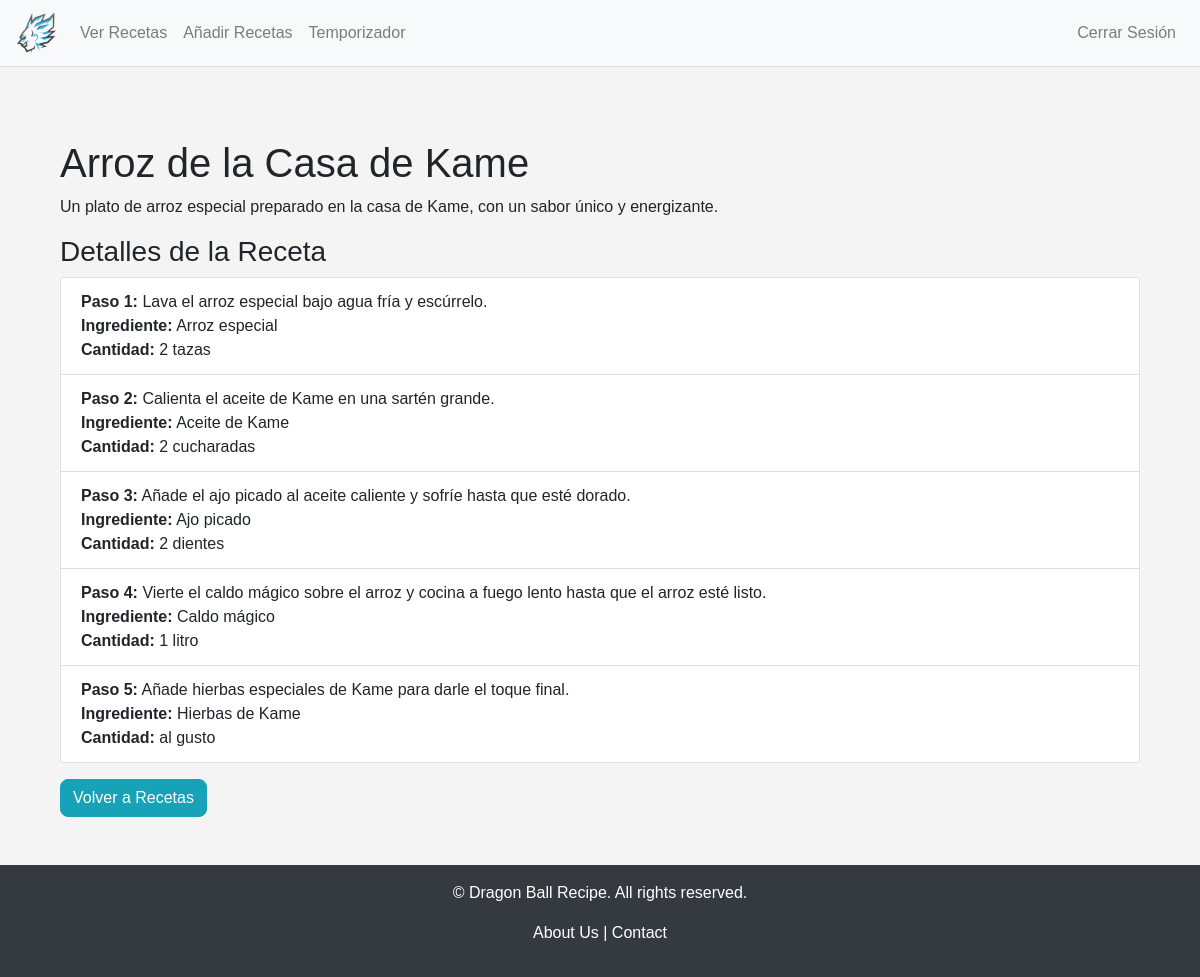
Screenshot of /recipe/2 (signed in) with the database file from the repository.
### tables this page shows
CREATE TABLE recipes (
    id INTEGER PRIMARY KEY AUTOINCREMENT,
    name TEXT NOT NULL,
    description TEXT
);

CREATE TABLE recipe_details (
    id INTEGER PRIMARY KEY AUTOINCREMENT,
    recipe_id INTEGER NOT NULL,
    ingredient TEXT NOT NULL,
    quantity TEXT NOT NULL,
    step_number INTEGER NOT NULL,
    step_description TEXT NOT NULL,
    FOREIGN KEY (recipe_id) REFERENCES recipes (id)
);

### app.py (the view)
@app.route('/recipe/<int:recipe_id>')
def recipe_detail(recipe_id):
    if 'user_id' not in session:
        return redirect(url_for('login'))
    conn = sqlite3.connect('recipes.db')
    conn.row_factory = sqlite3.Row
    cur = conn.cursor()
    cur.execute("SELECT * FROM recipes WHERE id = ?", (recipe_id,))
    recipe = cur.fetchone()
    cur.execute("SELECT * FROM recipe_details WHERE recipe_id = ?", (recipe_id,))
    details = cur.fetchall()
    conn.close()
    return render_template('recipe_detail.html', recipe=recipe, details=details)

### templates/recipe_detail.html (shortened to what this page needs)
{% extends 'layout.html' %}
{% block content %}
    <div class="container mt-5">
        <h1>{{ recipe.name }}</h1>
        <p>{{ recipe.description }}</p>
        <h3>Detalles de la Receta</h3>
        <ul class="list-group">
            {% for detail in details %}
                <li class="list-group-item">
                    <strong>Paso {{ detail.step_number }}:</strong> {{ detail.step_description }}<br>
                    <strong>Ingrediente:</strong> {{ detail.ingredient }}<br>
                    <strong>Cantidad:</strong> {{ detail.quantity }}
                </li>
            {% endfor %}
        </ul>
        <a href="{{ url_for('recipes') }}" class="btn btn-info mt-3">Volver a Recetas</a>
    </div>
{% endblock %}

### templates/layout.html (shortened to what this page needs)
<!DOCTYPE html>
<html lang="es">
<head>
    <link href="https://maxcdn.bootstrapcdn.com/bootstrap/4.5.2/css/bootstrap.min.css" rel="stylesheet">
    <link rel="stylesheet" href="../static/css/styles.css">
</head>
<body>
    <nav class="navbar navbar-expand-lg navbar-light bg-light">
        <a class="navbar-brand" href="{{ url_for('index') }}">
            <img src="../static/images/icons8-vegeta-240.png" alt="Dragon Ball Recipes" style="max-height: 40px;">
        </a>
        <div class="collapse navbar-collapse">
            <ul class="navbar-nav mr-auto">
                {% if 'user_id' in session %}
                    <li class="nav-item">
                        <a class="nav-link" href="{{ url_for('recipes') }}">Ver Recetas</a>
                    </li>
                    <li class="nav-item">
                        <a class="nav-link" href="{{ url_for('add_recipe') }}">Añadir Recetas</a>
                    </li>
                    <li class="nav-item">
                        <a class="nav-link" href="{{ url_for('temporizador') }}">Temporizador</a>
                    </li>
                {% endif %}
            </ul>
            <ul class="navbar-nav ml-auto">
                {% if 'user_id' in session %}
                    <li class="nav-item">
                        <a class="nav-link" href="{{ url_for('logout') }}">Cerrar Sesión</a>
                    </li>
                {% endif %}
            </ul>
        </div>
    </nav>
    <div class="container mt-4">
        {% block content %}{% endblock %}
    </div>
    <footer class="mt-5 bg-dark text-white text-center py-3">
        <p>&copy; {{ current_year }} Dragon Ball Recipe. All rights reserved.</p>
        <p><a href="{{ url_for('about') }}" class="text-white">About Us</a> | <a href="{{ url_for('contact') }}" class="text-white">Contact</a></p>
    </footer>
</body>
</html>

### static/css/styles.css (style rules this page uses)
body { background-color: #f4f4f4; font-family: Arial, sans-serif; display: flex; flex-direction: column; min-height: 100vh; margin: 0; }
.navbar { position: sticky; top: 0; z-index: 1000; background-color: #ffffff; border-bottom: 1px solid #ddd; }
.container { margin-top: 30px; }
.btn-primary, .btn-info, .btn-secondary, .btn-danger { border-radius: 0.5rem; font-size: 1rem; }
footer { background-color: #f8f9fa; text-align: center; padding: 1rem; margin-top: auto; }

### rows the page displays
recipes: name "Arroz de la Casa de Kame", description "Un plato de arroz especial preparado en la casa de Kame, con un sabor único y energizante."
recipe_details: step_number "1", step_description "Lava el arroz especial bajo agua fría y escúrrelo.", ingredient "Arroz especial", quantity "2 tazas"
recipe_details: step_number "2", step_description "Calienta el aceite de Kame en una sartén grande.", ingredient "Aceite de Kame", quantity "2 cucharadas"
recipe_details: step_number "3", step_description "Añade el ajo picado al aceite caliente y sofríe hasta que esté dorado.", ingredient "Ajo picado", quantity "2 dientes"
recipe_details: step_number "4", step_description "Vierte el caldo mágico sobre el arroz y cocina a fuego lento hasta que el arroz esté listo.", ingredient "Caldo mágico", quantity "1 litro"
recipe_details: step_number "5", step_description "Añade hierbas especiales de Kame para darle el toque final.", ingredient "Hierbas de Kame", quantity "al gusto"
